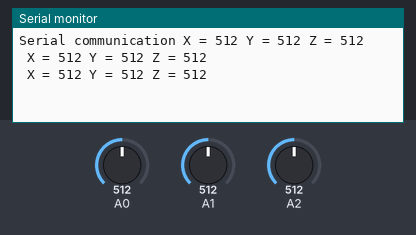
This sketch was run on a simulated Arduino Uno, built with avr-gcc and run on an emulated ATmega328P. Shown: the last lines printed to the serial monitor. Inputs (shaded band) come from the test bench; at power-on: A0 = 512, A1 = 512, A2 = 512.

Above: at 1.3 s.
1.4 s: A0 set to 716
At 1.9 s:
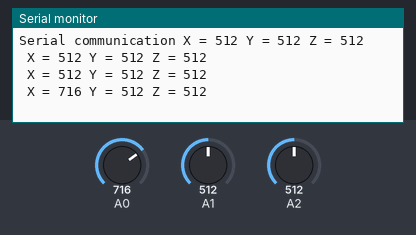
2.9 s: A1 set to 716
At 3.4 s:
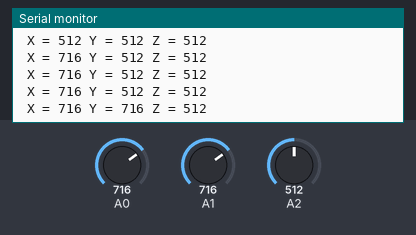
4.4 s: A2 set to 716
At 4.9 s:
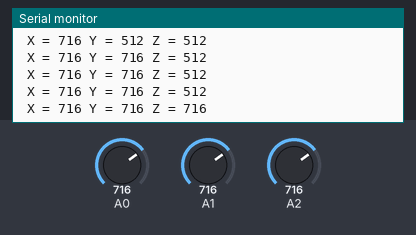
5.9 s: A0 set to 900
At 6.4 s:
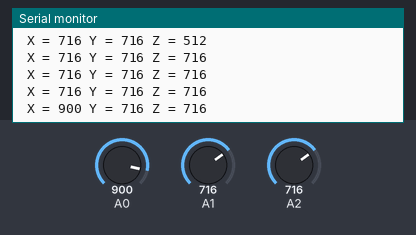
7.4 s: A1 set to 900
At 7.9 s:
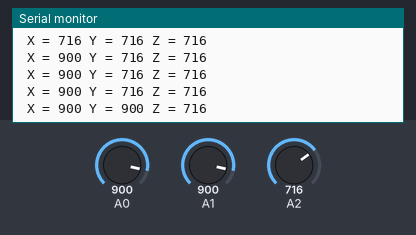
8.9 s: A2 set to 900
At 9.4 s:
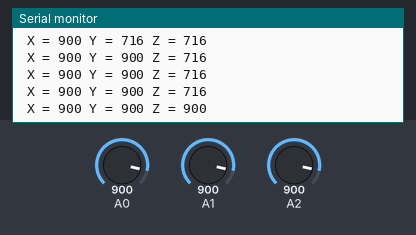
Timing chart, 0 to 11.4 s (numbered marks = the images above; inputs shaded):
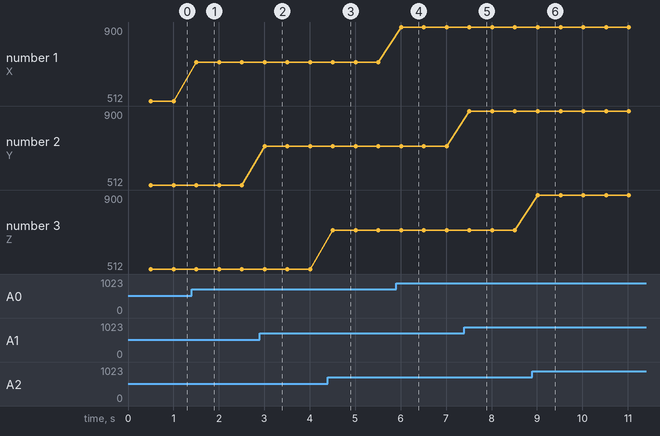

The sketch:

ard_accelerometer_basic.ino
```cpp
/*
Tulosta numeroita ikiloopissa sarjaporttiin
*/
void setup()
{
  Serial.begin(9600); // sarjaportin nopeus
  Serial.print("Serial communication");
}

void loop()
{
  int X = analogRead(A0);
  int Y = analogRead(A1);
  int Z = analogRead(A2);

  Serial.print(" X = ");
  Serial.print(X);

  Serial.print(" Y = ");
  Serial.print(Y);

  Serial.print(" Z = ");
  Serial.println(Z);

  delay(500); // 0.5 s viive
}
```

Measured:
- after the input at 1.4 s, the serial monitor: prints a new line after 0.10 s (image 1)
- after the input at 2.9 s, the serial monitor: prints a new line after 0.11 s (image 2)
- after the input at 4.4 s, the serial monitor: prints a new line after 0.11 s (image 3)
- after the input at 5.9 s, the serial monitor: prints a new line after 0.11 s (image 4)
- after the input at 7.4 s, the serial monitor: prints a new line after 0.11 s (image 5)
- after the input at 8.9 s, the serial monitor: prints a new line after 0.12 s (image 6)
- plotted number 1: 512 → 716 after the input at 1.4 s, 716 → 900 after the input at 5.9 s
